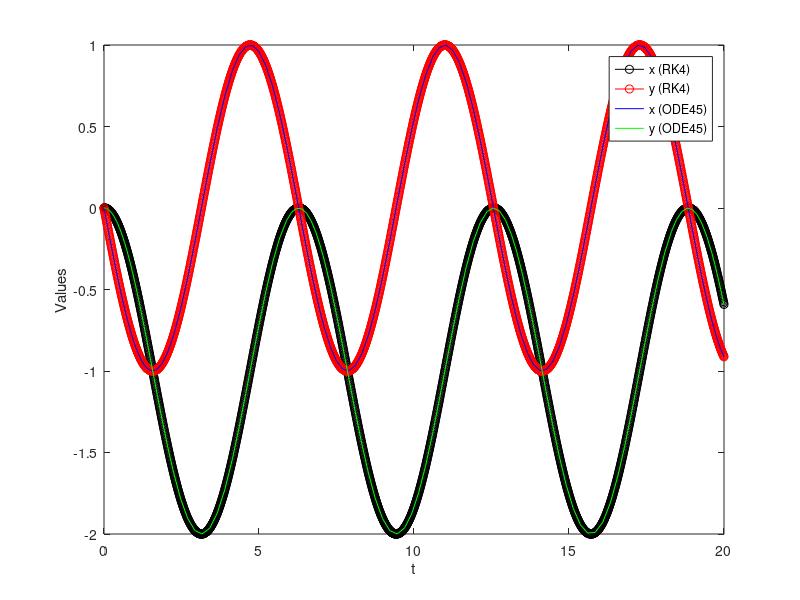

Here is the MATLAB script that generated this plot:
clear
close all

% Define the system of first-order ordinary differential equations
f = @(t, y, x) -x - 1;
g = @(t, y, x) y;

% Initial conditions
x(1) = 0;
y(1) = 0;
t(1) = 0;
h = 0.01; % Step size
n = 20 / h + 1; % Number of steps

% Main loop for the fourth-order Runge-Kutta method
for i = 1:(n - 1)
    % Compute intermediate values using Runge-Kutta method
    k1 = h * f(t(i), y(i), x(i));
    l1 = h * g(t(i), y(i), x(i));

    k2 = h * f(t(i) + h/2, y(i) + k1/2, x(i) + l1/2);
    l2 = h * g(t(i) + h/2, y(i) + k1/2, x(i) + l1/2);

    k3 = h * f(t(i) + h/2, y(i) + k2/2, x(i) + l2/2);
    l3 = h * g(t(i) + h/2, y(i) + k2/2, x(i) + l2/2);

    k4 = h * f(t(i) + h, y(i) + k3, x(i) + l3);
    l4 = h * g(t(i) + h, y(i) + k3, x(i) + l3);

    % Update y and x values using the fourth-order Runge-Kutta method
    y(i + 1) = y(i) + (1 / 6) * (k1 + 2 * k2 + 2 * k3 + k4);
    x(i + 1) = x(i) + (1 / 6) * (l1 + 2 * l2 + 2 * l3 + l4);

    % Update time
    t(i + 1) = t(i) + h;
end

% Print the final result
fprintf("y(%f) = %f \n x(%f) = %f", t(end), y(end), t(end), x(end));

% Plot the solutions
plot(t, x, '-ok')
hold on;
plot(t, y, '-or')
hold on;

% Plot using ODE45 for comparison
xlim([0 20]);
xlabel('t');
ylabel('Values');
tspan = [0 20];
Y0 = [0; 0];
[t, Y] = ode45(@(t, Y) [- Y(2) - 1; Y(1)], tspan, Y0);

y = Y(:, 1);
x = Y(:, 2);

plot(t, y, 'b')
hold on
plot(t, x, 'g')

legend({'x (RK4)', 'y (RK4)', 'x (ODE45)', 'y (ODE45)'});
